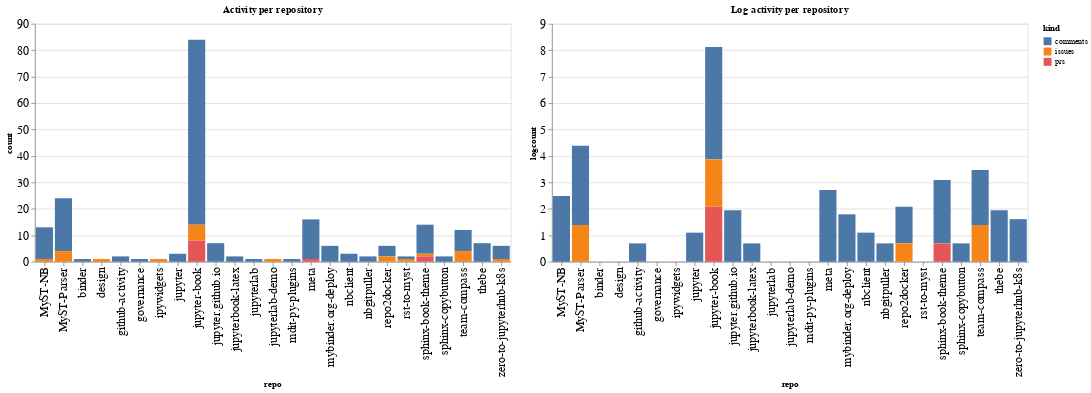

Here is the notebook cell this chart was saved with:
### Code cell
ch1 = alt.Chart(repo_summaries, width=600, title="Activity per repository").mark_bar().encode(
    x='repo',
    y='count',
    color='kind',
    tooltip="kind"
)

ch2 = alt.Chart(repo_summaries, width=600, title="Log activity per repository").mark_bar().encode(
    x='repo',
    y='logcount',
    color='kind',
    tooltip="kind"
)

ch1 | ch2

### Figure 1 — Vega-Lite specification as saved in the notebook (floating-point values rounded to 4 significant figures)
{"config": {"axisLeft": {"labelFontSize": 15}, "axisBottom": {"labelFontSize": 15}}, "hconcat": [{"mark": "bar", "encoding": {"color": {"type": "nominal", "field": "kind"}, "tooltip": {"type": "nominal", "field": "kind"}, "x": {"type": "nominal", "field": "repo"}, "y": {"type": "quantitative", "field": "count"}}, "title": "Activity per repository", "width": 600}, {"mark": "bar", "encoding": {"color": {"type": "nominal", "field": "kind"}, "tooltip": {"type": "nominal", "field": "kind"}, "x": {"type": "nominal", "field": "repo"}, "y": {"type": "quantitative", "field": "logcount"}}, "title": "Log activity per repository", "width": 600}], "data": {"name": "data-5925976c7ae998ff2a68c3b07332df6c"}, "$schema": "https://vega.github.io/schema/vega-lite/v4.8.1.json", "datasets": {"data-5925976c7ae998ff2a68c3b07332df6c": [{"repo": "MyST-NB", "kind": "comments", "count": 12, "logcount": 2.485}, {"repo": "MyST-NB", "kind": "issues", "count": 1, "logcount": 0.0}, {"repo": "MyST-Parser", "kind": "comments", "count": 20, "logcount": 2.996}, {"repo": "MyST-Parser", "kind": "issues", "count": 4, "logcount": 1.386}, {"repo": "binder", "kind": "comments", "count": 1, "logcount": 0.0}, {"repo": "design", "kind": "issues", "count": 1, "logcount": 0.0}, {"repo": "github-activity", "kind": "comments", "count": 2, "logcount": 0.6931}, {"repo": "governance", "kind": "comments", "count": 1, "logcount": 0.0}, {"repo": "ipywidgets", "kind": "issues", "count": 1, "logcount": 0.0}, {"repo": "jupyter", "kind": "comments", "count": 3, "logcount": 1.099}, {"repo": "jupyter-book", "kind": "comments", "count": 70, "logcount": 4.248}, {"repo": "jupyter-book", "kind": "issues", "count": 6, "logcount": 1.792}, {"repo": "jupyter-book", "kind": "prs", "count": 8, "logcount": 2.079}, {"repo": "jupyter.github.io", "kind": "comments", "count": 7, "logcount": 1.946}, {"repo": "jupyterbook-latex", "kind": "comments", "count": 2, "logcount": 0.6931}, {"repo": "jupyterlab", "kind": "comments", "count": 1, "logcount": 0.0}, {"repo": "jupyterlab-demo", "kind": "issues", "count": 1, "logcount": 0.0}, {"repo": "mdit-py-plugins", "kind": "comments", "count": 1, "logcount": 0.0}, {"repo": "meta", "kind": "comments", "count": 15, "logcount": 2.708}, {"repo": "meta", "kind": "prs", "count": 1, "logcount": 0.0}, {"repo": "mybinder.org-deploy", "kind": "comments", "count": 6, "logcount": 1.792}, {"repo": "nbclient", "kind": "comments", "count": 3, "logcount": 1.099}, {"repo": "nbgitpuller", "kind": "comments", "count": 2, "logcount": 0.6931}, {"repo": "repo2docker", "kind": "comments", "count": 4, "logcount": 1.386}, {"repo": "repo2docker", "kind": "issues", "count": 2, "logcount": 0.6931}, {"repo": "rst-to-myst", "kind": "comments", "count": 1, "logcount": 0.0}, {"repo": "rst-to-myst", "kind": "issues", "count": 1, "logcount": 0.0}, {"repo": "sphinx-book-theme", "kind": "comments", "count": 11, "logcount": 2.398}, {"repo": "sphinx-book-theme", "kind": "issues", "count": 1, "logcount": 0.0}, {"repo": "sphinx-book-theme", "kind": "prs", "count": 2, "logcount": 0.6931}, {"repo": "sphinx-copybutton", "kind": "comments", "count": 2, "logcount": 0.6931}, {"repo": "team-compass", "kind": "comments", "count": 8, "logcount": 2.079}, {"repo": "team-compass", "kind": "issues", "count": 4, "logcount": 1.386}, {"repo": "thebe", "kind": "comments", "count": 7, "logcount": 1.946}, {"repo": "zero-to-jupyterhub-k8s", "kind": "comments", "count": 5, "logcount": 1.609}, {"repo": "zero-to-jupyterhub-k8s", "kind": "issues", "count": 1, "logcount": 0.0}]}}
